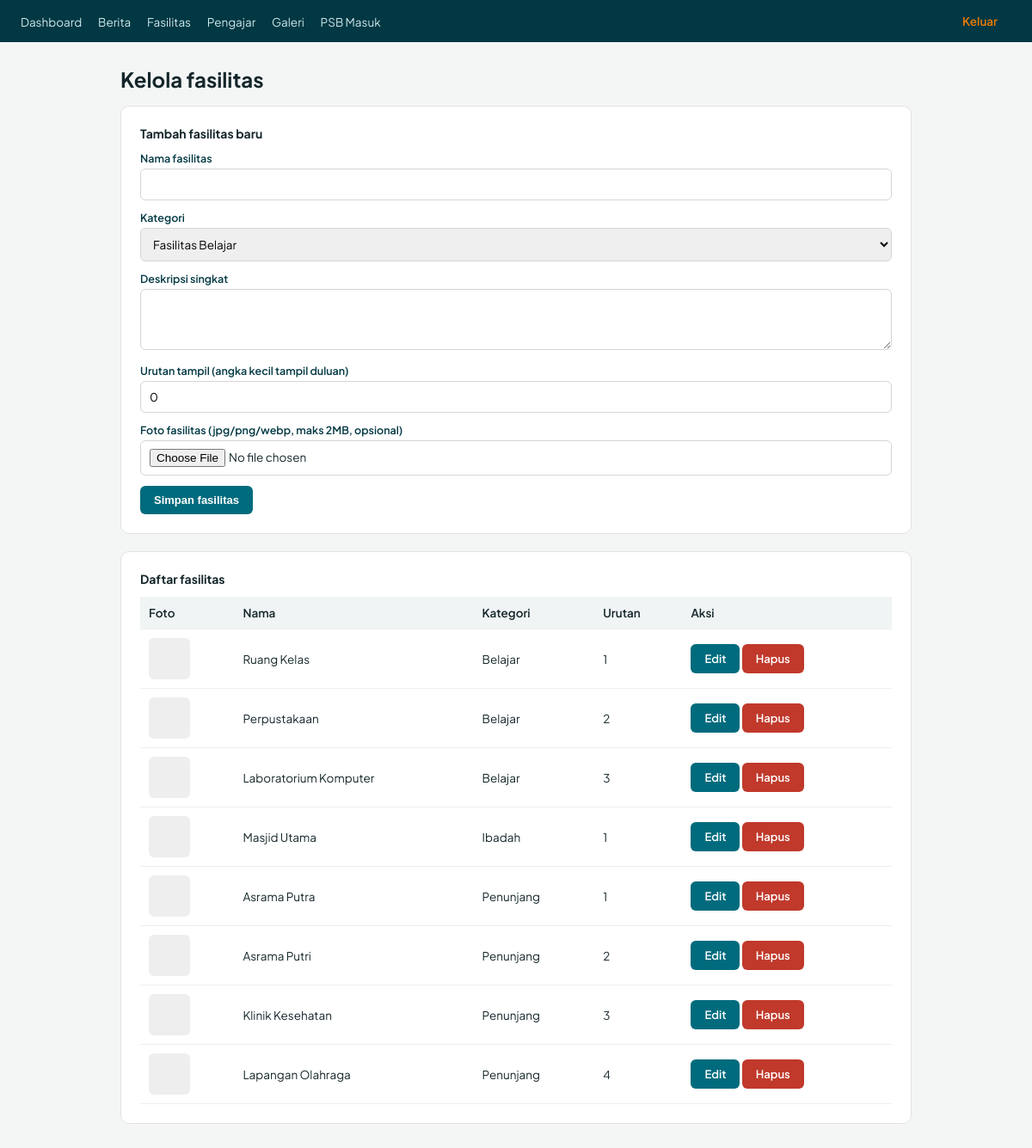
The app's page /admin/fasilitas.php (signed in) with its own data.
### tables this page shows
CREATE TABLE fasilitas (
    id INT AUTO_INCREMENT PRIMARY KEY,
    nama VARCHAR(150) NOT NULL,
    kategori ENUM('belajar','ibadah','penunjang') DEFAULT 'penunjang',
    deskripsi TEXT,
    gambar VARCHAR(255) DEFAULT NULL,
    urutan INT DEFAULT 0
);

### includes/functions.php (called while the page is built, shortened)
<?php
function e($string) {
    return htmlspecialchars($string ?? '', ENT_QUOTES, 'UTF-8');
}

### admin/fasilitas.php (the view, shortened to what this page needs)
<?php
require_once __DIR__ . '/../includes/config.php';
require_once __DIR__ . '/../includes/functions.php';
$edit_data = null;
$semua_fasilitas = $pdo->query("SELECT * FROM fasilitas ORDER BY kategori, urutan ASC")->fetchAll(PDO::FETCH_ASSOC);
$label_kategori = ['belajar' => 'Belajar', 'ibadah' => 'Ibadah', 'penunjang' => 'Penunjang'];
include __DIR__ . '/includes/header.php';
?>
<h2 style="margin-bottom:16px;">Kelola fasilitas</h2>
<div class="admin-card">
  <h3 style="margin-bottom:12px; font-size:14px;">
    <?= $edit_data ? 'Edit fasilitas' : 'Tambah fasilitas baru' ?>
  </h3>
  <form method="POST" enctype="multipart/form-data">
    <label for="nama">Nama fasilitas</label>
    <input type="text" id="nama" name="nama" required value="<?= e($edit_data['nama'] ?? '') ?>">
    <label for="kategori">Kategori</label>
    <select id="kategori" name="kategori">
      <option value="belajar" <?= ($edit_data['kategori'] ?? '')=='belajar'?'selected':'' ?>>Fasilitas Belajar</option>
    </select>
    <label for="deskripsi">Deskripsi singkat</label>
    <textarea id="deskripsi" name="deskripsi" rows="3"><?= e($edit_data['deskripsi'] ?? '') ?></textarea>
    <label for="urutan">Urutan tampil (angka kecil tampil duluan)</label>
    <input type="number" id="urutan" name="urutan" value="<?= e($edit_data['urutan'] ?? '0') ?>">
    <label for="gambar">Foto fasilitas (jpg/png/webp, maks 2MB<?= $edit_data ? ', kosongkan kalau ga mau ganti' : ', opsional' ?>)</label>
    <input type="file" id="gambar" name="gambar" accept=".jpg,.jpeg,.png,.webp">
    <button type="submit" class="btn"><?= $edit_data ? 'Update fasilitas' : 'Simpan fasilitas' ?></button>
  </form>
</div>
<div class="admin-card">
  <h3 style="margin-bottom:12px; font-size:14px;">Daftar fasilitas</h3>
  <table>
    <tr><th>Foto</th><th>Nama</th><th>Kategori</th><th>Urutan</th><th>Aksi</th></tr>
    <?php foreach ($semua_fasilitas as $f): ?>
    <tr>
      <td>
        <?php if ($f['gambar']): ?>
          <img src="<?= BASE_URL ?>/assets/img/fasilitas/<?= e($f['gambar']) ?>" class="thumb-kecil" alt="">
        <?php else: ?>
          <div class="thumb-kecil"></div>
        <?php endif; ?>
      </td>
      <td><?= e($f['nama']) ?></td>
      <td><?= e($label_kategori[$f['kategori']] ?? $f['kategori']) ?></td>
      <td><?= (int)$f['urutan'] ?></td>
      <td>
        <a href="<?= BASE_URL ?>/admin/fasilitas.php?edit=<?= $f['id'] ?>" class="btn">Edit</a>
        <a href="<?= BASE_URL ?>/admin/fasilitas.php?hapus=<?= $f['id'] ?>" class="btn btn-danger" onclick="return confirm('Hapus fasilitas ini?')">Hapus</a>
      </td>
    </tr>
    <?php endforeach; ?>
  </table>
</div>
<?php include __DIR__ . '/includes/footer.php'; ?>

### admin/includes/header.php (style rules this page uses)
:root { --teal: #006b7d; --teal-deep: #013843; --orange: #ee7a00; --ink: #14262A; }
* { box-sizing: border-box; margin: 0; padding: 0; }
body { font-family: 'Plus Jakarta Sans', sans-serif; background: #f4f6f6; color: var(--ink); }
.admin-card { background: #fff; border: 1px solid #e2e2e2; border-radius: 10px; padding: 22px; margin-bottom: 20px; }
table { width: 100%; border-collapse: collapse; font-size: 13.5px; }
th, td { padding: 10px; text-align: left; border-bottom: 1px solid #eee; }
th { background: #f0f4f4; font-weight: 600; }
input, select, textarea { width: 100%; padding: 9px 10px; border: 1px solid #d6d6d6; border-radius: 6px; font-family: inherit; font-size: 13.5px; margin-bottom: 12px; }
label { display: block; font-size: 12.5px; font-weight: 600; margin-bottom: 4px; color: var(--teal-deep); }
.btn { background: var(--teal); color: #fff; border: none; padding: 9px 16px; border-radius: 6px; font-size: 13px; font-weight: 600; cursor: pointer; text-decoration: none; display: inline-block; }
.btn-danger { background: #c0392b; }
.thumb-kecil { width: 48px; height: 48px; object-fit: cover; border-radius: 6px; background: #eee; }

### records on screen
fasilitas: nama "Ruang Kelas", kategori "Belajar", urutan "1"
fasilitas: nama "Perpustakaan", kategori "Belajar", urutan "2"
fasilitas: nama "Laboratorium Komputer", kategori "Belajar", urutan "3"
fasilitas: nama "Masjid Utama", kategori "Ibadah", urutan "1"
fasilitas: nama "Asrama Putra", kategori "Penunjang", urutan "1"
fasilitas: nama "Asrama Putri", kategori "Penunjang", urutan "2"
fasilitas: nama "Klinik Kesehatan", kategori "Penunjang", urutan "3"
fasilitas: nama "Lapangan Olahraga", kategori "Penunjang", urutan "4"
